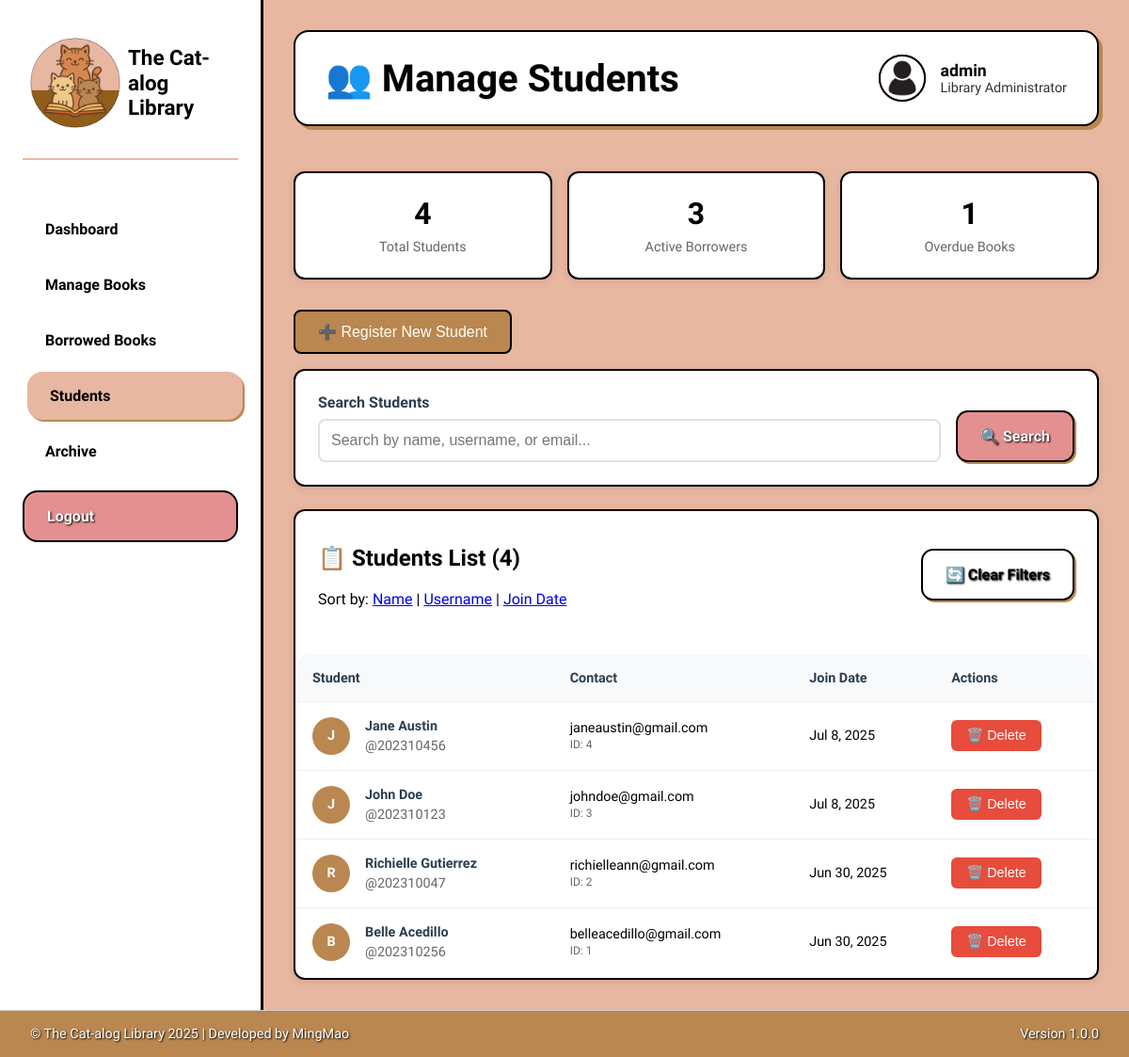
The page /admin/manage_students.php (signed in) on the database as committed earlier.
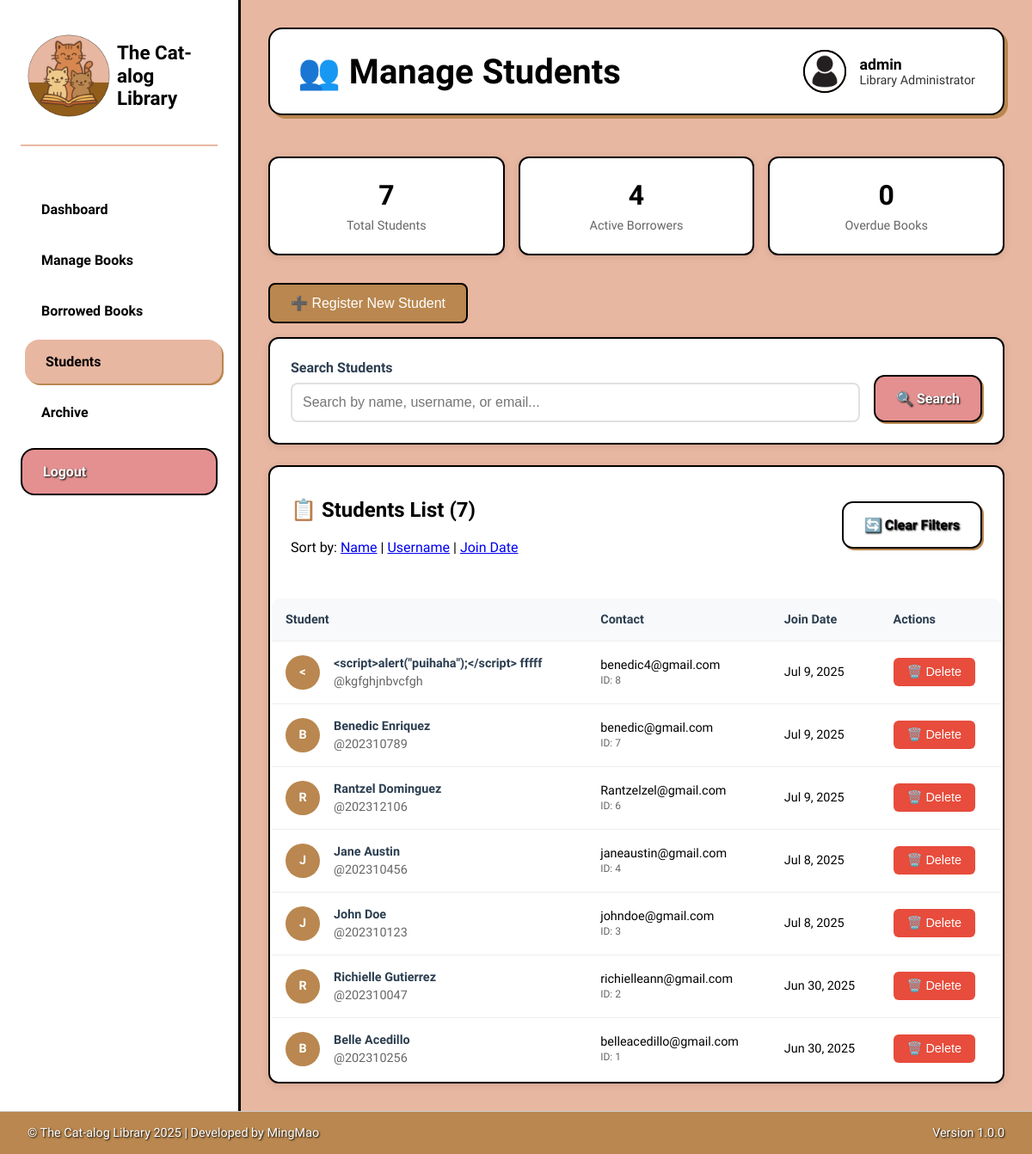
The same page on the database as committed later.
### tables this page shows
CREATE TABLE `users` (
  `user_id` int(11) NOT NULL,
  `username` varchar(50) NOT NULL,
  `password` varchar(255) NOT NULL,
  `first_name` varchar(50) DEFAULT NULL,
  `last_name` varchar(50) DEFAULT NULL,
  `email` varchar(100) DEFAULT NULL,
  `created_at` timestamp NULL DEFAULT current_timestamp()
);

### admin/manage_students.php (the view, shortened to what the changed rows need)
<?php
require_once '../includes/db.php';
$sort_by = isset($_GET['sort']) ? $_GET['sort'] : 'created_at';
$sort_order = isset($_GET['order']) ? $_GET['order'] : 'DESC';
$where_conditions = [];
$params = [];
$where_clause = !empty($where_conditions) ? "WHERE " . implode(" AND ", $where_conditions) : "";
try {
    $query = "
        SELECT u.*
        FROM users u
        $where_clause
        ORDER BY $sort_by $sort_order
    ";
    $stmt = $conn->prepare($query);
    $stmt->execute($params);
    $students = $stmt->fetchAll();
    $totalStudents = count($students);
    $statsQuery = "
        SELECT
            COUNT(DISTINCT u.user_id) as total_students,
            COUNT(DISTINCT CASE WHEN bb.status = 'borrowed' THEN u.user_id END) as active_borrowers,
            COUNT(CASE WHEN bb.status = 'borrowed' AND bb.due_date < CURDATE() THEN 1 END) as total_overdue
        FROM users u
        LEFT JOIN borrowed_books bb ON u.user_id = bb.user_id
    ";
    $stats = $conn->query($statsQuery)->fetch();
} catch (PDOException $e) {
    $students = [];
    $totalStudents = 0;
    $stats = ['total_students' => 0, 'active_borrowers' => 0, 'total_overdue' => 0];
    $error_message = "Database error: " . $e->getMessage();
}
function buildUrl($newParams = []) {
    $currentParams = $_GET;
    $params = array_merge($currentParams, $newParams);
    $params = array_filter($params, function($value) {
        return $value !== '' && $value !== null;
    });
    return '?' . http_build_query($params);
}
?>
<!DOCTYPE html>
<html lang="en">
<head>
    <link rel="stylesheet" href="../assets/css/admin_dashboard.css">
    <link rel="stylesheet" href="../assets/css/admin_manage_students.css">
</head>
<body>
<div class="admin-container">
        <main class="admin-main">
            <header class="admin-header">
                <h1 class="page-title">👥 Manage Students</h1>
            </header>
            <div class="stats-row">
                <div class="stat-card-small">
                    <div class="stat-number-small"><?php echo $stats['total_students']; ?></div>
                    <div class="stat-label">Total Students</div>
                </div>
                <div class="stat-card-small">
                    <div class="stat-number-small"><?php echo $stats['active_borrowers']; ?></div>
                    <div class="stat-label">Active Borrowers</div>
                </div>
                <div class="stat-card-small">
                    <div class="stat-number-small"><?php echo $stats['total_overdue']; ?></div>
                    <div class="stat-label">Overdue Books</div>
                </div>
            </div>
            <div class="students-table">
                <div class="table-header">
                    <div>
                        <h2>📋 Students List (<?php echo $totalStudents; ?>)</h2>
                        <p>Sort by:
                            <a href="<?php echo buildUrl(['sort' => 'first_name', 'order' => $sort_by === 'first_name' && $sort_order === 'ASC' ? 'DESC' : 'ASC']); ?>">Name</a> |
                            <a href="<?php echo buildUrl(['sort' => 'username', 'order' => $sort_by === 'username' && $sort_order === 'ASC' ? 'DESC' : 'ASC']); ?>">Username</a> |
                            <a href="<?php echo buildUrl(['sort' => 'created_at', 'order' => $sort_by === 'created_at' && $sort_order === 'ASC' ? 'DESC' : 'ASC']); ?>">Join Date</a>
                        </p>
                    </div>
                </div>
                <?php if (empty($students)): ?>
                    <div class="empty-state">
                        <h3>👥 No students found</h3>
                        <p>No students match your search criteria.</p>
                    </div>
                <?php else: ?>
                    <table class="data-table">
                        <thead>
                            <tr>
                                <th>Student</th>
                                <th>Contact</th>
                                <th>Join Date</th>
                                <th>Actions</th>
                            </tr>
                        </thead>
                        <tbody>
                            <?php foreach ($students as $student): ?>
                                <tr>
                                    <td>
                                        <div class="student-info">
                                            <div class="student-avatar">
                                                <?php echo strtoupper(substr($student['first_name'], 0, 1)); ?>
                                            </div>
                                            <div class="student-details">
                                                <h4><?php echo htmlspecialchars($student['first_name'] . ' ' . $student['last_name']); ?></h4>
                                                <p>@<?php echo htmlspecialchars($student['username']); ?></p>
                                            </div>
                                        </div>
                                    </td>
                                    <td>
                                        <div><?php echo htmlspecialchars($student['email']); ?></div>
                                        <small style="color: #666;">ID: <?php echo $student['user_id']; ?></small>
                                    </td>
                                    <td><?php echo date('M j, Y', strtotime($student['created_at'])); ?></td>
                                    <td>
                                        <form method="POST" style="display: inline;"
                                              onsubmit="return confirm('Are you sure you want to delete this student? This action cannot be undone.');">
                                            <button type="submit" name="delete_student" class="btn-delete">
                                                🗑️ Delete
                                            </button>
                                        </form>
                                    </td>
                                </tr>
                            <?php endforeach; ?>
                        </tbody>
                    </table>
                <?php endif; ?>
            </div>
        </main>
    </div>
<?php include '../includes/footer.php'; ?>
</body>
</html>

Rows that differ between the two databases and show on the page:
added users: first_name "<", first_name+last_name "<script>alert(\"puihaha\");</script> fffff", username "kgfghjnbvcfgh", email "benedic4@gmail.com", user_id "8", created_at "Jul 9, 2025"
added users: first_name "B", first_name+last_name "Benedic Enriquez", username "202310789", email "benedic@gmail.com", user_id "7", created_at "Jul 9, 2025"
added users: first_name "R", first_name+last_name "Rantzel Dominguez", username "202312106", email "Rantzelzel@gmail.com", user_id "6", created_at "Jul 9, 2025"
Other text that changed with them:
$stats['total_students']: "4" → "7"
$stats['active_borrowers']: "3" → "4"
$stats['total_overdue']: "1" → "0"
$totalStudents: "4" → "7"
